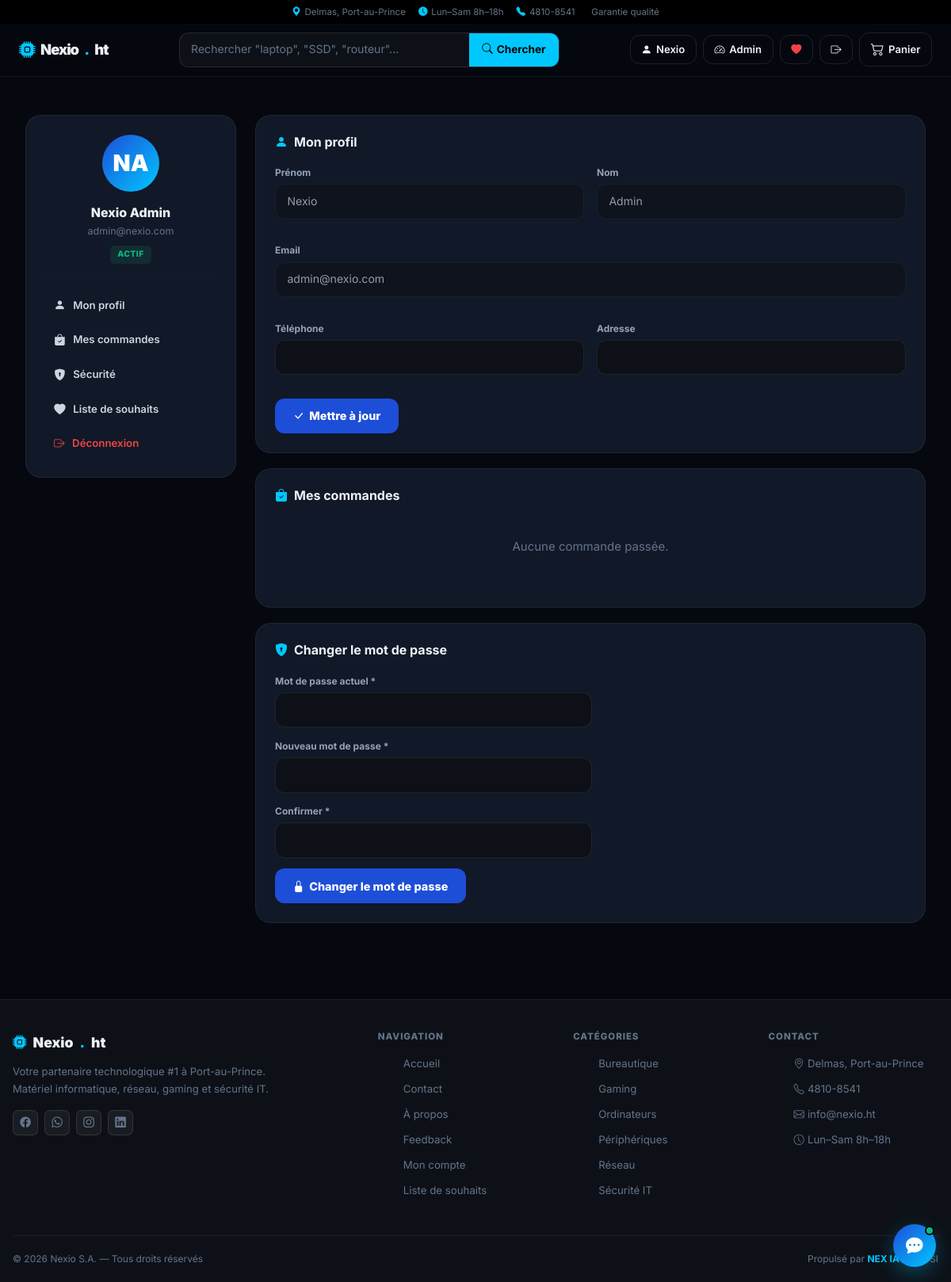
/vitrine/compte/index.php (signed in), run on the app's committed database.
### tables this page shows
CREATE TABLE `users` (
  `id_user` INT AUTO_INCREMENT PRIMARY KEY,
  `id_role` INT NOT NULL DEFAULT 2,
  `nom` VARCHAR(100) NOT NULL,
  `prenom` VARCHAR(100) NOT NULL DEFAULT '',
  `email` VARCHAR(150) NOT NULL UNIQUE,
  `mot_de_passe` VARCHAR(255) NOT NULL,
  `telephone` VARCHAR(30) DEFAULT NULL,
  `adresse` TEXT DEFAULT NULL,
  `statut` ENUM('Actif','Inactif') NOT NULL DEFAULT 'Actif',
  `date_creation` DATETIME NOT NULL DEFAULT CURRENT_TIMESTAMP,
  FOREIGN KEY (`id_role`) REFERENCES `roles`(`id_role`)
);

CREATE TABLE `categories` (
  `id_categorie` INT AUTO_INCREMENT PRIMARY KEY,
  `nom` VARCHAR(100) NOT NULL,
  `description` TEXT DEFAULT NULL,
  `icone` VARCHAR(50) DEFAULT 'bi-grid'
);

### config/app.php (called while the page is built, shortened)
<?php
function isLoggedIn(): bool { startSession(); return !empty($_SESSION['user_id']); }
if (!function_exists('e')) {
    function e(string $v): string {
        return htmlspecialchars($v, ENT_QUOTES, 'UTF-8');
    }
}

### vitrine/compte/index.php (the view, shortened to what this page needs)
<?php
require_once BASE_PATH . '/config/app.php';
$pdo = getDB();
$uid = $_SESSION['user_id'];
$user = $pdo->prepare("SELECT * FROM users WHERE id_user=:id");
$user->execute([':id'=>$uid]); $user = $user->fetch();
$commandes = $pdo->prepare("SELECT * FROM commandes WHERE id_user=:u ORDER BY date_commande DESC LIMIT 10");
$commandes->execute([':u'=>$uid]); $commandes = $commandes->fetchAll();
require_once BASE_PATH . '/includes/head.php';
require_once BASE_PATH . '/includes/navbar.php';
?>
<div class="nx-section">
  <div class="row g-4">
    <div class="col-12 col-lg-3" data-animate>
      <div style="background:var(--card);border:1px solid var(--border);border-radius:var(--radius-lg);padding:1.5rem;text-align:center;">
        <div style="width:72px;height:72px;background:linear-gradient(135deg,var(--blue),var(--cyan));border-radius:50%;display:flex;align-items:center;justify-content:center;font-size:1.8rem;font-weight:900;color:#fff;margin:0 auto .9rem;">
          <?=strtoupper(mb_substr($user['prenom'],0,1).''.mb_substr($user['nom'],0,1))?>
        </div>
        <div style="font-weight:800;font-size:1rem;"><?=e($user['prenom'].' '.$user['nom'])?></div>
        <div style="font-size:.78rem;color:var(--muted);"><?=e($user['email'])?></div>
        <span class="nx-badge nx-badge-success mt-2"><?=e($user['statut']??'Actif')?></span>
        <hr style="border-color:var(--border);margin:1rem 0;">
        <nav style="display:flex;flex-direction:column;gap:.3rem;text-align:left;">
          <?php foreach([['#profil','bi-person-fill','Mon profil'],['#commandes','bi-bag-check-fill','Mes commandes'],['#securite','bi-shield-lock-fill','Sécurité'],['../wishlist.php','bi-heart-fill','Liste de souhaits']] as [$href,$ico,$label]): ?>
          <a href="<?=$href?>" style="display:flex;align-items:center;gap:.6rem;padding:.5rem .7rem;border-radius:8px;font-size:.83rem;font-weight:600;color:var(--text2);transition:all .15s;" onmouseover="this.style.background='rgba(0,200,255,.06)';this.style.color='var(--cyan)'" onmouseout="this.style.background='';this.style.color='var(--text2)'">
            <i class="bi <?=$ico?>" style="font-size:.9rem;"></i><?=$label?>
          </a>
          <?php endforeach; ?>
          <a href="<?=BASE_URL?>/auth/logout.php" style="display:flex;align-items:center;gap:.6rem;padding:.5rem .7rem;border-radius:8px;font-size:.83rem;font-weight:600;color:var(--danger);transition:all .15s;" onmouseover="this.style.background='rgba(239,68,68,.06)'" onmouseout="this.style.background=''">
            <i class="bi bi-box-arrow-right"></i>Déconnexion
          </a>
        </nav>
      </div>
    </div>
    <div class="col-12 col-lg-9" data-animate style="animation-delay:.08s;">
      <div id="profil" style="background:var(--card);border:1px solid var(--border);border-radius:var(--radius-lg);padding:1.5rem;margin-bottom:1.2rem;">
        <h3 style="font-size:1rem;margin-bottom:1.2rem;"><i class="bi bi-person-fill me-2" style="color:var(--cyan);"></i>Mon profil</h3>
        <form method="POST">
          <div class="row g-3">
            <div class="col-12 col-sm-6"><label class="nx-label">Prénom</label><input type="text" class="nx-input" value="<?=e($user['prenom'])?>" disabled style="opacity:.6;cursor:not-allowed;"></div>
            <div class="col-12 col-sm-6"><label class="nx-label">Nom</label><input type="text" class="nx-input" value="<?=e($user['nom'])?>" disabled style="opacity:.6;cursor:not-allowed;"></div>
            <div class="col-12"><label class="nx-label">Email</label><input type="email" class="nx-input" value="<?=e($user['email'])?>" disabled style="opacity:.6;cursor:not-allowed;"></div>
            <div class="col-12 col-sm-6"><label class="nx-label">Téléphone</label><input type="text" name="telephone" class="nx-input" value="<?=e($user['telephone']??'')?>"></div>
            <div class="col-12 col-sm-6"><label class="nx-label">Adresse</label><input type="text" name="adresse" class="nx-input" value="<?=e($user['adresse']??'')?>"></div>
            <div class="col-12"><button type="submit" class="btn-nx-primary"><i class="bi bi-check-lg"></i> Mettre à jour</button></div>
          </div>
        </form>
      </div>
      <div id="commandes" style="background:var(--card);border:1px solid var(--border);border-radius:var(--radius-lg);padding:1.5rem;margin-bottom:1.2rem;overflow:hidden;">
        <h3 style="font-size:1rem;margin-bottom:1.2rem;"><i class="bi bi-bag-check-fill me-2" style="color:var(--cyan);"></i>Mes commandes</h3>
        <?php if(empty($commandes)):?>
        <p style="color:var(--muted);text-align:center;padding:1.5rem 0;">Aucune commande passée.</p>
        <?php endif;?>
      </div>
      <div id="securite" style="background:var(--card);border:1px solid var(--border);border-radius:var(--radius-lg);padding:1.5rem;">
        <h3 style="font-size:1rem;margin-bottom:1.2rem;"><i class="bi bi-shield-lock-fill me-2" style="color:var(--cyan);"></i>Changer le mot de passe</h3>
        <form method="POST" style="max-width:400px;">
          <label class="nx-label">Mot de passe actuel *</label>
          <input type="password" name="old_password" class="nx-input" required>
          <label class="nx-label">Nouveau mot de passe *</label>
          <input type="password" name="new_password" class="nx-input" required minlength="6">
          <label class="nx-label">Confirmer *</label>
          <input type="password" name="confirm_password" class="nx-input" required>
          <button type="submit" class="btn-nx-primary"><i class="bi bi-lock-fill"></i> Changer le mot de passe</button>
        </form>
      </div>
    </div>
  </div>
</div>
<?php require_once BASE_PATH . '/includes/footer.php'; ?>

### includes/footer.php (shortened to what this page needs)
<?php
$cats_footer = isset($pdo) ? $pdo->query("SELECT id_categorie, nom FROM categories ORDER BY nom LIMIT 6")->fetchAll() : [];
?>
<footer class="nx-footer">
  <div class="nx-footer-grid">
    <div class="nx-footer-brand">
      <div style="display:flex;align-items:center;gap:.5rem;font-size:1.1rem;font-weight:900;">
        <i class="bi bi-cpu-fill" style="color:var(--cyan);"></i>
        Nexio<span style="color:var(--cyan);">.</span>ht
      </div>
      <p>Votre partenaire technologique #1 à Port-au-Prince.<br>Matériel informatique, réseau, gaming et sécurité IT.</p>
      <div class="socials">
        <a href="#" class="social-btn" aria-label="Facebook"><i class="bi bi-facebook"></i></a>
        <a href="#" class="social-btn" aria-label="WhatsApp"><i class="bi bi-whatsapp"></i></a>
        <a href="#" class="social-btn" aria-label="Instagram"><i class="bi bi-instagram"></i></a>
        <a href="#" class="social-btn" aria-label="LinkedIn"><i class="bi bi-linkedin"></i></a>
      </div>
    </div>
    <div>
      <h4>Navigation</h4>
      <ul>
        <li><a href="<?= BASE_URL ?>/vitrine/index.php">Accueil</a></li>
        <li><a href="<?= BASE_URL ?>/vitrine/contact.php">Contact</a></li>
        <li><a href="<?= BASE_URL ?>/vitrine/about.php">À propos</a></li>
        <li><a href="<?= BASE_URL ?>/vitrine/feedback.php">Feedback</a></li>
        <?php if(isLoggedIn()): ?>
        <li><a href="<?= BASE_URL ?>/vitrine/compte/index.php">Mon compte</a></li>
        <li><a href="<?= BASE_URL ?>/vitrine/wishlist.php">Liste de souhaits</a></li>
        <?php endif; ?>
      </ul>
    </div>
    <div>
      <h4>Catégories</h4>
      <ul>
        <?php foreach ($cats_footer as $c): ?>
        <li><a href="<?= BASE_URL ?>/vitrine/index.php?cat=<?= $c['id_categorie'] ?>"><?= e($c['nom']) ?></a></li>
        <?php endforeach; ?>
      </ul>
    </div>
    <div>
      <h4>Contact</h4>
      <ul>
        <li><a href="<?= BASE_URL ?>/vitrine/contact.php"><i class="bi bi-geo-alt me-1"></i>Delmas, Port-au-Prince</a></li>
        <li><a href="tel:48108541"><i class="bi bi-telephone me-1"></i>4810-8541</a></li>
        <li><a href="mailto:info@nexio.ht"><i class="bi bi-envelope me-1"></i>info@nexio.ht</a></li>
        <li><span style="color:var(--muted);font-size:.83rem;"><i class="bi bi-clock me-1"></i>Lun–Sam 8h–18h</span></li>
      </ul>
    </div>
  </div>
  <div class="nx-footer-bottom">
    <span>&copy; <?= date('Y') ?> Nexio S.A. — Tous droits réservés</span>
    <span>Propulsé par <strong style="color:var(--cyan);">NEX IA</strong> · UP/FSI</span>
  </div>
</footer>
<button class="nex-toggle" id="nexToggle" aria-label="Ouvrir NEX">
  <i class="bi bi-chat-dots-fill" id="nexIcon"></i>
  <div class="nex-pulse"></div>
</button>
</body>
</html>

### data on the page
users: prenom+nom "NA", prenom+nom "Nexio Admin", email "admin@nexio.com", statut "ACTIF", prenom "Nexio", nom "Admin"
categories: nom "Bureautique"
categories: nom "Gaming"
categories: nom "Ordinateurs"
categories: nom "Périphériques"
categories: nom "Réseau"
categories: nom "Sécurité IT"

### other printed values
$_SESSION['user_prenom'] "Nexio"
$label "Mon profil"
$label "Mes commandes"
$label "Sécurité"
$label "Liste de souhaits"
